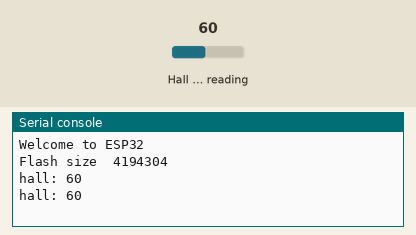
Bench run of a program on a simulated ESP32 board running MicroPython. Shown: the last lines printed to the serial console. The test bench sets the inputs (shaded band); at power-on: Hall sensor reading 60. At 10.0 s the program stops and its outputs stay as they are.

Above: at 1.2 s.
1.3 s: Hall sensor reading set to -93
At 2.6 s:
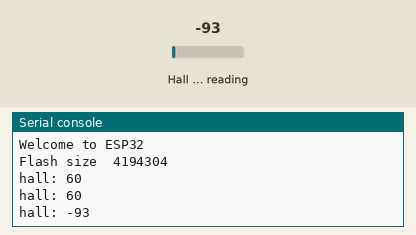
2.8 s: Hall sensor reading set to -12
At 9.9 s:
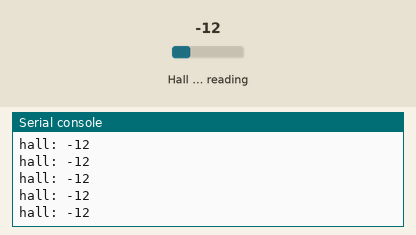
Timing chart, 0 to 11.4 s (numbered marks = the images above; inputs shaded):
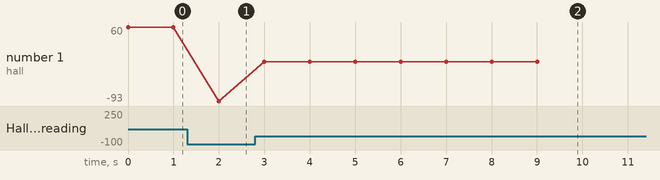

The program:

welcome.py
```python
import machine
from machine import Pin
import esp
import esp32
from time import sleep

esp.osdebug(None)       # turn off vendor O/S debugging messages
esp.osdebug(0)          # redirect vendor O/S debugging messages to UART(0)


print('Welcome to ESP32')
print('Flash size ', esp.flash_size())

for idx in range(10):
    print('hall:',esp32.hall_sensor())
    sleep(1)
```

Measured:
- after the input at 1.3 s, the serial console: prints a new line after 0.70 s (image 1)
- after the input at 2.8 s, the serial console: prints a new line after 0.20 s (image 2)
- plotted number 1: 60 → -93 after the input at 1.3 s, -93 → -12 after the input at 2.8 s
